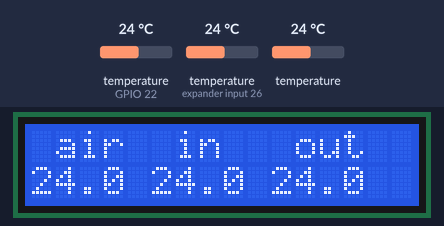
Recording of a program running on a simulated ESP32. Parts: 16×2 character LCD. The test bench sets the inputs (shaded band); at power-on: temperature (sensors on GPIO 22, expander input 26) 24 °C, temperature 24 °C. WiFi joins after 1.5 s; servers stay silent unless stated; storage starts empty; what the program prints to the serial monitor is not drawn.

Above: at 4.0 s.
4.1 s: temperature (sensor on GPIO 22) set to 12 °C
At 6.4 s:
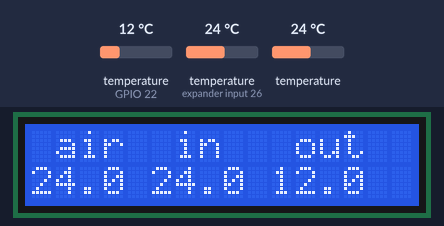
6.7 s: temperature (sensor on expander input 26) set to 12 °C
At 7.7 s:
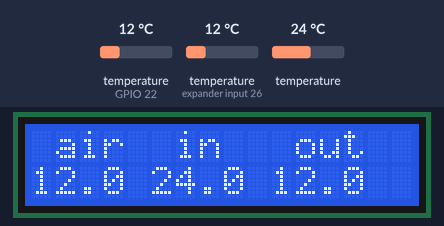
8.5 s: temperature (sensor 222) set to 12 °C
At 10.0 s:
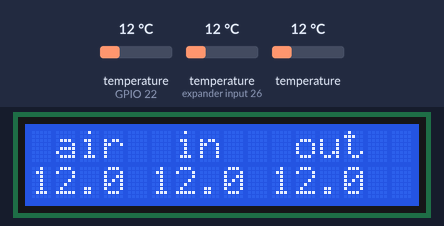
10.3 s: temperature (sensor on GPIO 22) set to 19 °C
At 11.2 s:
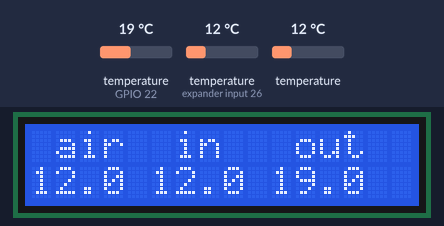
12.1 s: temperature (sensor on expander input 26) set to 19 °C
At 13.5 s:
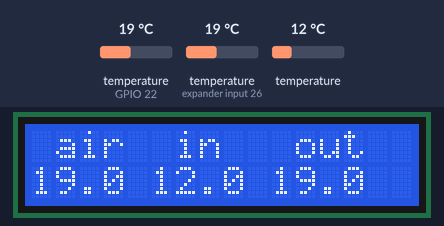
13.9 s: temperature (sensor 222) set to 19 °C
At 14.7 s:
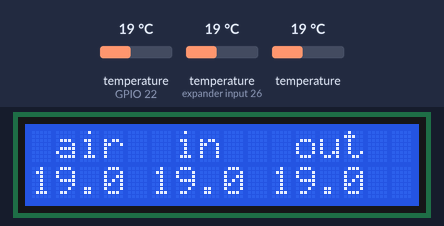
Timing chart, 0 to 16.7 s (numbered marks = the images above; inputs shaded):
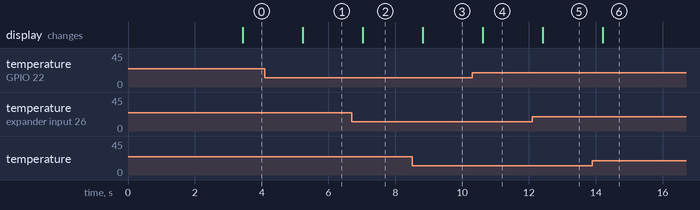

Measured:
- after the input at 4.1 s, the display: changes after 1.1 s (image 1)
- after the input at 6.7 s, the display: changes after 0.32 s (image 2)
- after the input at 8.5 s, the display: changes after 0.32 s (image 3)
- after the input at 10.3 s, the display: changes after 0.31 s (image 4)
- after the input at 12.1 s, the display: changes after 0.31 s (image 5)
- after the input at 13.9 s, the display: changes after 0.30 s (image 6)

The program:

main.cpp
```cpp
#include <Arduino.h>
#include <WiFi.h>
#include <ArduinoHttpClient.h>
#include <temperature.h>
#include <http.h>
#include <analogWrite.h>
#include <ESPAsyncWebServer.h>
#include <SPIFFS.h>
#include <Preferences.h>
#include <LiquidCrystal.h>
#include <SPI.h>
#include <Wire.h>

// preferences -> https://www.tutorialspoint.com/esp32_for_iot/esp32_for_iot_preferences.htm
// ESPasync -> https://github.com/me-no-dev/ESPAsyncWebServer
// ESPDIFF -> https://docs.espressif.com/projects/esp-idf/en/latest/esp32/api-reference/storage/spiffs.html

const char *ssid = "Livebox-1EAA";
const char *password = "WntcVavEGakkVjRHTD";

Temperature temperature;
WiFiClient wifi;
HttpClient httpClient = HttpClient(wifi, "192.168.1.16", 8888);
Preferences preferences;

AsyncWebServer server(80);
AsyncWebSocket ws("/ws");

// Penser à changer les pins en accord avec le PCB
const int rs = 17, en = 16, d4 = 21, d5 = 19, d6 = 18, d7 = 5;
LiquidCrystal lcd(rs, en, d4, d5, d6, d7);

int status = WL_IDLE_STATUS;

void notifyClients() {
  ws.textAll(String("bonjour"));
}

void handleWebSocketMessage(void *arg, uint8_t *data, size_t len) {
  AwsFrameInfo *info = (AwsFrameInfo*)arg;
  if (info->final && info->index == 0 && info->len == len && info->opcode == WS_TEXT) {
    data[len] = 0;
    if (strcmp((char*)data, "toggle") == 0) {
      notifyClients();
    }
  }
}

void onEvent(AsyncWebSocket *server, AsyncWebSocketClient *client, AwsEventType type,
             void *arg, uint8_t *data, size_t len) {
  switch (type) {
    case WS_EVT_CONNECT:
      Serial.printf("WebSocket client #%u connected from %s\n", client->id(), client->remoteIP().toString().c_str());
      break;
    case WS_EVT_DISCONNECT:
      Serial.printf("WebSocket client #%u disconnected\n", client->id());
      break;
    case WS_EVT_DATA:
      handleWebSocketMessage(arg, data, len);
      break;
    case WS_EVT_PONG:
    case WS_EVT_ERROR:
      break;
  }
}

void setup(){
  Serial.begin(115200);
  temperature.begin();
  lcd.begin(16,2);

  // WIFI
  WiFi.begin(ssid, password);
  Serial.println("\nConnecting toto");
  while(WiFi.status() != WL_CONNECTED){
    Serial.print(".");
    delay(100);
  }
  Serial.println("Création du client HTTP");
  Serial.println("\nConnected to the WiFi network");
  Serial.print("Local ESP32 IP: ");
  Serial.println(WiFi.localIP());


  // SPIFFS pour le site static
  if(!SPIFFS.begin(true, "/spiffs", 32)){
      log_e("An Error has occurred while mounting SPIFFS");
    }
  server.serveStatic("/", SPIFFS, "/").setDefaultFile("index.html").setCacheControl("max-age=6000");
  server.begin();
}

void loop(){
    delay(1000);

    // Températures
    float listeTemperatures[3];
    temperature.releverTemperatureSurSonde(listeTemperatures);
    float temperatureEauEntree = listeTemperatures[0];
    float temperatureEauSortie = listeTemperatures[1];
    float temperatureAir = listeTemperatures[2];
    boolean isPompeActive = temperatureEauSortie > temperatureEauEntree && temperatureEauEntree < 28.0;

    // LCD
    char lcdData[16];
    snprintf(lcdData, 16, "%.1f %.1f %.1f", temperatureAir, temperatureEauEntree, temperatureEauSortie);
    lcd.clear();
    lcd.setCursor(0,0);
    lcd.print(" air  in   out");
    lcd.setCursor(0,1);
    lcd.print(String(lcdData));

    // WS
    ws.onEvent(onEvent);
    server.addHandler(&ws);
    char data[25];
    snprintf(data, 25, "%.2f;%.2f;%.2f;%s", temperatureEauEntree, temperatureEauSortie, temperatureAir, isPompeActive ? "1" : "0");
    ws.textAll(String(data));
    ws.cleanupClients();
}
```
